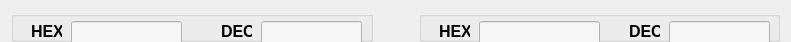
     <widget class="QWidget" name="horizontalLayoutWidget_3">
      <property name="geometry">
       <rect>
        <x>10</x>
        <y>190</y>
        <width>791</width>
        <height>41</height>
       </rect>
      </property>
      <layout class="QHBoxLayout" name="horizontalLayout_3">
       <property name="bottomMargin">
        <number>0</number>
       </property>
       <item>
        <widget class="QGroupBox" name="groupBox_8">
         <property name="sizePolicy">
          <sizepolicy hsizetype="Preferred" vsizetype="Preferred">
           <horstretch>0</horstretch>
           <verstretch>0</verstretch>
          </sizepolicy>
         </property>
         <property name="minimumSize">
          <size>
           <width>360</width>
           <height>0</height>
          </size>
         </property>
         <property name="title">
          <string/>
         </property>
         <property name="checkable">
          <bool>false</bool>
         </property>
         <widget class="QLabel" name="label_7">
          <property name="geometry">
           <rect>
            <x>20</x>
            <y>10</y>
            <width>31</width>
            <height>21</height>
           </rect>
          </property>
          <property name="text">
           <string>&lt;html&gt;&lt;head/&gt;&lt;body&gt;&lt;p align=&quot;center&quot;&gt;&lt;span style=&quot; font-size:12pt; font-weight:600;&quot;&gt; HEX&lt;/span&gt;&lt;/p&gt;&lt;/body&gt;&lt;/html&gt;</string>
          </property>
         </widget>
         <widget class="MyLineEdit" name="InputSel0Hex">
          <property name="geometry">
           <rect>
            <x>60</x>
            <y>10</y>
            <width>111</width>
            <height>23</height>
           </rect>
          </property>
          <property name="font">
           <font>
            <pointsize>16</pointsize>
           </font>
          </property>
          <property name="styleSheet">
           <string notr="true">QLineEdit{
	background-color:rgb(246, 246, 246);
}</string>
          </property>
         </widget>
         <widget class="QLabel" name="label_8">
          <property name="geometry">
           <rect>
            <x>210</x>
            <y>10</y>
            <width>31</width>
            <height>21</height>
           </rect>
          </property>
          <property name="text">
           <string>&lt;html&gt;&lt;head/&gt;&lt;body&gt;&lt;p align=&quot;center&quot;&gt;&lt;span style=&quot; font-size:12pt; font-weight:600;&quot;&gt;DEC&lt;/span&gt;&lt;/p&gt;&lt;/body&gt;&lt;/html&gt;</string>
          </property>
         </widget>
         <widget class="MyLineEdit" name="InputSel0Dec">
          <property name="geometry">
           <rect>
            <x>250</x>
            <y>10</y>
            <width>101</width>
            <height>23</height>
           </rect>
          </property>
          <property name="font">
           <font>
            <pointsize>16</pointsize>
           </font>
          </property>
          <property name="styleSheet">
           <string notr="true">QLineEdit{
	background-color:rgb(246, 246, 246);
}</string>
          </property>
         </widget>
        </widget>
       </item>
       <item>
        <spacer name="horizontalSpacer_6">
         <property name="orientation">
          <enum>Qt::Horizontal</enum>
         </property>
         <property name="sizeType">
          <enum>QSizePolicy::Fixed</enum>
         </property>
         <property name="sizeHint" stdset="0">
          <size>
           <width>40</width>
           <height>20</height>
          </size>
         </property>
        </spacer>
       </item>
       <item>
        <widget class="QGroupBox" name="groupBox">
         <property name="sizePolicy">
          <sizepolicy hsizetype="Preferred" vsizetype="Preferred">
           <horstretch>0</horstretch>
           <verstretch>0</verstretch>
          </sizepolicy>
         </property>
         <property name="minimumSize">
          <size>
           <width>360</width>
           <height>0</height>
          </size>
         </property>
         <property name="title">
          <string/>
         </property>
         <property name="checkable">
          <bool>false</bool>
         </property>
         <property name="checked">
          <bool>false</bool>
         </property>
         <widget class="QLabel" name="label_6">
          <property name="geometry">
           <rect>
            <x>420</x>
            <y>10</y>
            <width>54</width>
            <height>12</height>
           </rect>
          </property>
          <property name="text">
           <string>TextLabel</string>
          </property>
         </widget>
         <widget class="MyLineEdit" name="OutputSel0Dec">
          <property name="geometry">
           <rect>
            <x>250</x>
            <y>10</y>
            <width>101</width>
            <height>23</height>
           </rect>
          </property>
          <property name="font">
           <font>
            <pointsize>16</pointsize>
           </font>
          </property>
          <property name="styleSheet">
           <string notr="true">QLineEdit{
	background-color:rgb(246, 246, 246);
}</string>
          </property>
         </widget>
         <widget class="MyLineEdit" name="OutputSel0Hex">
          <property name="geometry">
           <rect>
            <x>60</x>
            <y>10</y>
            <width>121</width>
            <height>23</height>
           </rect>
          </property>
          <property name="font">
           <font>
            <pointsize>16</pointsize>
           </font>
          </property>
          <property name="styleSheet">
           <string notr="true">QLineEdit{
	background-color:rgb(246, 246, 246);
}</string>
          </property>
         </widget>
         <widget class="QLabel" name="label_9">
          <property name="geometry">
           <rect>
            <x>210</x>
            <y>10</y>
            <width>31</width>
            <height>21</height>
           </rect>
          </property>
          <property name="text">
           <string>&lt;html&gt;&lt;head/&gt;&lt;body&gt;&lt;p align=&quot;center&quot;&gt;&lt;span style=&quot; font-size:12pt; font-weight:600;&quot;&gt;DEC&lt;/span&gt;&lt;/p&gt;&lt;/body&gt;&lt;/html&gt;</string>
          </property>
         </widget>
         <widget class="QLabel" name="label_10">
          <property name="geometry">
           <rect>
            <x>20</x>
            <y>10</y>
            <width>31</width>
            <height>21</height>
           </rect>
          </property>
          <property name="text">
           <string>&lt;html&gt;&lt;head/&gt;&lt;body&gt;&lt;p align=&quot;center&quot;&gt;&lt;span style=&quot; font-size:12pt; font-weight:600;&quot;&gt; HEX&lt;/span&gt;&lt;/p&gt;&lt;/body&gt;&lt;/html&gt;</string>
          </property>
         </widget>
        </widget>
       </item>
      </layout>
     </widget>
